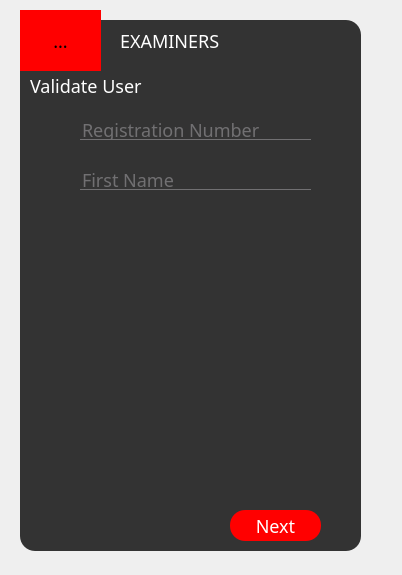
<?xml version="1.0" encoding="UTF-8"?>
<ui version="4.0">
 <class>SignUp_Form</class>
 <widget class="QWidget" name="SignUp_Form">
  <property name="geometry">
   <rect>
    <x>0</x>
    <y>0</y>
    <width>402</width>
    <height>575</height>
   </rect>
  </property>
  <property name="font">
   <font>
    <family>Modern No 20</family>
    <pointsize>-1</pointsize>
   </font>
  </property>
  <property name="windowTitle">
   <string>Form</string>
  </property>
  <property name="styleSheet">
   <string notr="true">*{
font-family:Modern No 20;
font-size:18px;
}

QFrame
{
background-color:#333;
border-radius:15px;
}
#SignUp_Form{
background:url(:/newPrefix/Blue.jpg);
}

QLabel
{
font-family:Monocorvosia;
font-size:34px;
color:white;
}

QPushButton
{

background-color:red;
border-radius:14px;

}

QToolButton
{

background-color:red;
border-radius:84px;

}

QPushButton
{
font-size:14 px;
color:white;
border-radius:15px;
}
QPushButton:hover
{
color:red;
border-radius:15px;
background:#49ebff;
}

QLabel
{
font-size:18px;
}

QLineEdit
{
background:transparent;
border:none;
color:#717072;
border-bottom:1px solid#717072;

}
</string>
  </property>
  <widget class="QFrame" name="frame">
   <property name="geometry">
    <rect>
     <x>20</x>
     <y>20</y>
     <width>341</width>
     <height>531</height>
    </rect>
   </property>
   <property name="frameShape">
    <enum>QFrame::StyledPanel</enum>
   </property>
   <property name="frameShadow">
    <enum>QFrame::Raised</enum>
   </property>
   <widget class="QLabel" name="heading_label">
    <property name="geometry">
     <rect>
      <x>100</x>
      <y>0</y>
      <width>191</width>
      <height>41</height>
     </rect>
    </property>
    <property name="font">
     <font>
      <family>Monocorvosia</family>
      <pointsize>-1</pointsize>
     </font>
    </property>
    <property name="text">
     <string>EXAMINERS</string>
    </property>
    <property name="textFormat">
     <enum>Qt::PlainText</enum>
    </property>
   </widget>
   <widget class="QPushButton" name="Next_btn">
    <property name="geometry">
     <rect>
      <x>210</x>
      <y>490</y>
      <width>91</width>
      <height>31</height>
     </rect>
    </property>
    <property name="text">
     <string>Next</string>
    </property>
   </widget>
   <widget class="QLabel" name="newmem_label">
    <property name="geometry">
     <rect>
      <x>10</x>
      <y>50</y>
      <width>171</width>
      <height>31</height>
     </rect>
    </property>
    <property name="text">
     <string>Validate User</string>
    </property>
   </widget>
   <widget class="QLineEdit" name="reg_num">
    <property name="geometry">
     <rect>
      <x>60</x>
      <y>100</y>
      <width>231</width>
      <height>20</height>
     </rect>
    </property>
    <property name="text">
     <string>Registration Number</string>
    </property>
    <property name="placeholderText">
     <string>Full Name</string>
    </property>
   </widget>
   <widget class="QLineEdit" name="first_name">
    <property name="geometry">
     <rect>
      <x>60</x>
      <y>150</y>
      <width>231</width>
      <height>20</height>
     </rect>
    </property>
    <property name="text">
     <string>First Name</string>
    </property>
    <property name="placeholderText">
     <string>Full Name</string>
    </property>
   </widget>
  </widget>
  <widget class="QToolButton" name="toolButton">
   <property name="geometry">
    <rect>
     <x>20</x>
     <y>10</y>
     <width>81</width>
     <height>61</height>
    </rect>
   </property>
   <property name="text">
    <string>...</string>
   </property>
   <property name="icon">
    <iconset resource="logo.qrc">
     <normaloff>:/newPrefix/logo.png</normaloff>:/newPrefix/logo.png</iconset>
   </property>
   <property name="iconSize">
    <size>
     <width>123</width>
     <height>123</height>
    </size>
   </property>
  </widget>
 </widget>
 <resources>
  <include location="logo.qrc"/>
  <include location="blue.qrc"/>
 </resources>
 <connections/>
</ui>
